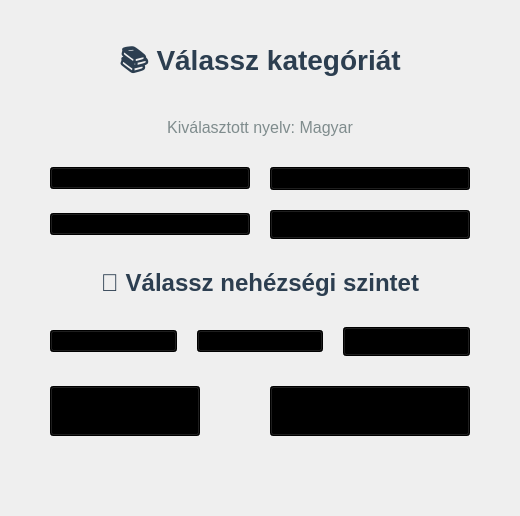
      <widget class="QWidget" name="categoryPage">
       <layout class="QVBoxLayout" name="verticalLayout_3">
        <property name="spacing">
         <number>30</number>
        </property>
        <property name="leftMargin">
         <number>50</number>
        </property>
        <property name="topMargin">
         <number>40</number>
        </property>
        <property name="rightMargin">
         <number>50</number>
        </property>
        <property name="bottomMargin">
         <number>40</number>
        </property>
        <item>
         <widget class="QLabel" name="categoryTitle">
          <property name="styleSheet">
           <string notr="true">font-size: 28px; font-weight: bold; color: #2c3e50;</string>
          </property>
          <property name="text">
           <string>📚 Válassz kategóriát</string>
          </property>
          <property name="alignment">
           <set>Qt::AlignmentFlag::AlignCenter</set>
          </property>
         </widget>
        </item>
        <item>
         <widget class="QLabel" name="selectedLanguageLabel">
          <property name="styleSheet">
           <string notr="true">font-size: 16px; color: #7f8c8d;</string>
          </property>
          <property name="text">
           <string>Kiválasztott nyelv: Magyar</string>
          </property>
          <property name="alignment">
           <set>Qt::AlignmentFlag::AlignCenter</set>
          </property>
         </widget>
        </item>
        <item>
         <layout class="QGridLayout" name="categoryGrid">
          <property name="spacing">
           <number>20</number>
          </property>
          <item row="0" column="0">
           <widget class="QPushButton" name="vocabularyButton">
            <property name="styleSheet">
             <string notr="true">background-color: rgb(0, 0, 0);</string>
            </property>
            <property name="text">
             <string>📖 Szókincs</string>
            </property>
           </widget>
          </item>
          <item row="0" column="1">
           <widget class="QPushButton" name="grammarButton">
            <property name="styleSheet">
             <string notr="true">background-color: rgb(0, 0, 0);</string>
            </property>
            <property name="text">
             <string>✏️ Nyelvtan</string>
            </property>
           </widget>
          </item>
          <item row="1" column="0">
           <widget class="QPushButton" name="sentencesButton">
            <property name="styleSheet">
             <string notr="true">background-color: rgb(0, 0, 0);</string>
            </property>
            <property name="text">
             <string>💬 Mondatok</string>
            </property>
           </widget>
          </item>
          <item row="1" column="1">
           <widget class="QPushButton" name="listeningButton">
            <property name="styleSheet">
             <string notr="true">background-color: rgb(0, 0, 0);</string>
            </property>
            <property name="text">
             <string>🎧 Hallás utáni</string>
            </property>
           </widget>
          </item>
         </layout>
        </item>
        <item>
         <widget class="QLabel" name="difficultyTitle">
          <property name="styleSheet">
           <string notr="true">font-size: 24px; font-weight: bold; color: #2c3e50;</string>
          </property>
          <property name="text">
           <string>🎯 Válassz nehézségi szintet</string>
          </property>
          <property name="alignment">
           <set>Qt::AlignmentFlag::AlignCenter</set>
          </property>
         </widget>
        </item>
        <item>
         <layout class="QHBoxLayout" name="difficultyLayout">
          <property name="spacing">
           <number>20</number>
          </property>
          <item>
           <widget class="QPushButton" name="beginnerButton">
            <property name="styleSheet">
             <string notr="true">background-color: rgb(0, 0, 0);</string>
            </property>
            <property name="text">
             <string>🌱 Kezdő</string>
            </property>
           </widget>
          </item>
          <item>
           <widget class="QPushButton" name="intermediateButton">
            <property name="styleSheet">
             <string notr="true">background-color: rgb(0, 0, 0);</string>
            </property>
            <property name="text">
             <string>⭐ Haladó</string>
            </property>
           </widget>
          </item>
          <item>
           <widget class="QPushButton" name="advancedButton">
            <property name="styleSheet">
             <string notr="true">background-color: rgb(0, 0, 0);</string>
            </property>
            <property name="text">
             <string>🏆 Profi</string>
            </property>
           </widget>
          </item>
         </layout>
        </item>
        <item>
         <layout class="QHBoxLayout" name="categoryNavLayout">
          <item>
           <widget class="QPushButton" name="backFromCategoryButton">
            <property name="minimumSize">
             <size>
              <width>150</width>
              <height>50</height>
             </size>
            </property>
            <property name="styleSheet">
             <string notr="true">background-color: rgb(0, 0, 0);</string>
            </property>
            <property name="text">
             <string>Vissza</string>
            </property>
           </widget>
          </item>
          <item>
           <spacer name="horizontalSpacer_2">
            <property name="orientation">
             <enum>Qt::Orientation::Horizontal</enum>
            </property>
            <property name="sizeHint" stdset="0">
             <size>
              <width>40</width>
              <height>20</height>
             </size>
            </property>
           </spacer>
          </item>
          <item>
           <widget class="QPushButton" name="startQuizButton">
            <property name="minimumSize">
             <size>
              <width>200</width>
              <height>50</height>
             </size>
            </property>
            <property name="styleSheet">
             <string notr="true">background-color: #000000;</string>
            </property>
            <property name="text">
             <string>🚀 Kvíz indítása!</string>
            </property>
           </widget>
          </item>
         </layout>
        </item>
        <item>
         <spacer name="verticalSpacer_3">
          <property name="orientation">
           <enum>Qt::Orientation::Vertical</enum>
          </property>
          <property name="sizeHint" stdset="0">
           <size>
            <width>20</width>
            <height>40</height>
           </size>
          </property>
         </spacer>
        </item>
       </layout>
      </widget>
